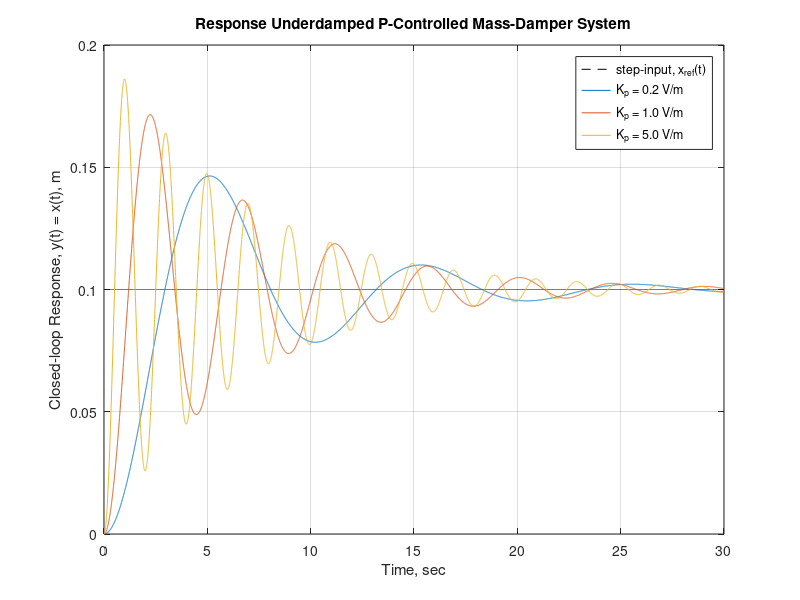

The MATLAB source for this figure:
% %%%%%%%%%%%%%%%%%%%%%%%%%%%%%%%%%%%%%%%%%%%%%%%%%%%%%%%%%%%%%%%%%%%%%%% %
% Course: System Dynamics and Control                       ME 3030-21 WI19
% Author: Prof. M Diaz-Maldonado                          Date: Dec/28/2019
% %%%%%%%%%%%%%%%%%%%%%%%%%%%%%%%%%%%%%%%%%%%%%%%%%%%%%%%%%%%%%%%%%%%%%%% %
% Synopsis:
% Example 10-6-A-2:
% Closed-loop response of a underdamped P-controlled mass-damper system.
% Although the response reaches steady state faster (~30 seconds) than its
% overdamped counterpart, the response exhibits an undesired overshoot as
% the controller gain, Kp, is increased. It's noted that the settling time
% remains constant for increasing values Kp.
% 
% Code reproduces Figure 10.19 of Kluever's textbook.
% %%%%%%%%%%%%%%%%%%%%%%%%%%%%%%%%%%%%%%%%%%%%%%%%%%%%%%%%%%%%%%%%%%%%%%% %
clear;
close all;
clc;

% reference signal, step-input position, m 
A = 0.1;

% plot the reference step input
figure(1);
t = linspace(0, 30, 1e4);
% step input, u(t) = x_ref(t) = 0.1 U(t)
u = A * (t>=0);
plot(t, u, '--k'); hold on;

% P-Controller Gain 
Kp = [0.2, 1, 5];

for n=1:length(Kp)
    
    % second-order dynamic system constants:
    %                y'' + a1 y' + a0 y = b0 u(t)
    %
    a1 = 0.3;
    a0 = 2*Kp(n);
    % non-homogeneous constant
    b0 = 2*Kp(n);
    
    % natural frequency, rad/s
    omega_n = sqrt(a0);
    % damping ratio
    DR = a1 / (2*sqrt(a0));
    
    if (DR>0 || DR < 1)
        % plots the response, y(t) for a underdamped system
        
        
        % real part of the characteristic roots
        alpha = -(DR * omega_n);
        % imaginary part of the characteristic roots
        beta = omega_n * sqrt(1-DR^2);
        
        % closed-loop response, y(t)
        y = (b0 * A / a0) * ( 1 - exp(alpha * t) .* ( cos(beta*t) -...
            alpha/beta * sin(beta*t) ) );
        plot(t, y); hold on;
    end
 
end

% final figure options
xlabel('Time, sec');
ylabel('Closed-loop Response, y(t) = x(t), m');
title('Response Underdamped P-Controlled Mass-Damper System');
grid on;

ylim([0, 0.2]);
legend('step-input, x_{ref}(t)', 'K_p = 0.2 V/m', 'K_p = 1.0 V/m',...
    'K_p = 5.0 V/m');